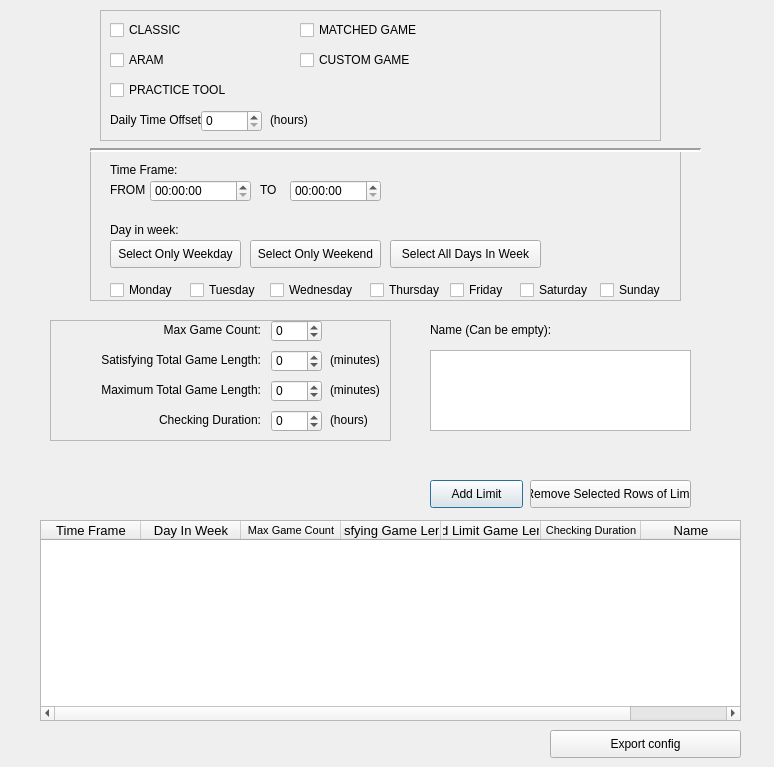
<?xml version="1.0" encoding="UTF-8"?>
<ui version="4.0">
 <class>Dialog</class>
 <widget class="QDialog" name="Dialog">
  <property name="geometry">
   <rect>
    <x>0</x>
    <y>0</y>
    <width>774</width>
    <height>767</height>
   </rect>
  </property>
  <property name="windowTitle">
   <string>Dialog</string>
  </property>
  <widget class="QPushButton" name="Button_AddLimit">
   <property name="geometry">
    <rect>
     <x>430</x>
     <y>480</y>
     <width>93</width>
     <height>28</height>
    </rect>
   </property>
   <property name="whatsThis">
    <string>&lt;html&gt;&lt;head/&gt;&lt;body&gt;&lt;p&gt;Add the limit into the list&lt;/p&gt;&lt;/body&gt;&lt;/html&gt;</string>
   </property>
   <property name="text">
    <string>Add Limit</string>
   </property>
  </widget>
  <widget class="QPushButton" name="Button_Export_Config">
   <property name="geometry">
    <rect>
     <x>550</x>
     <y>730</y>
     <width>191</width>
     <height>28</height>
    </rect>
   </property>
   <property name="whatsThis">
    <string>&lt;html&gt;&lt;head/&gt;&lt;body&gt;&lt;p&gt;Save config to file&lt;/p&gt;&lt;/body&gt;&lt;/html&gt;</string>
   </property>
   <property name="text">
    <string>Export config</string>
   </property>
  </widget>
  <widget class="QPushButton" name="Button_RemoveLimit">
   <property name="geometry">
    <rect>
     <x>530</x>
     <y>480</y>
     <width>161</width>
     <height>28</height>
    </rect>
   </property>
   <property name="whatsThis">
    <string>&lt;html&gt;&lt;head/&gt;&lt;body&gt;&lt;p&gt;Remove the selected limit from the list&lt;/p&gt;&lt;/body&gt;&lt;/html&gt;</string>
   </property>
   <property name="text">
    <string>Remove Selected Rows of Limit</string>
   </property>
  </widget>
  <widget class="Line" name="line">
   <property name="geometry">
    <rect>
     <x>90</x>
     <y>140</y>
     <width>611</width>
     <height>20</height>
    </rect>
   </property>
   <property name="lineWidth">
    <number>2</number>
   </property>
   <property name="orientation">
    <enum>Qt::Horizontal</enum>
   </property>
  </widget>
  <widget class="QFrame" name="LimitTimeFrame">
   <property name="geometry">
    <rect>
     <x>90</x>
     <y>150</y>
     <width>591</width>
     <height>151</height>
    </rect>
   </property>
   <property name="frameShape">
    <enum>QFrame::StyledPanel</enum>
   </property>
   <property name="frameShadow">
    <enum>QFrame::Raised</enum>
   </property>
   <widget class="QCheckBox" name="CB_Monday">
    <property name="geometry">
     <rect>
      <x>20</x>
      <y>130</y>
      <width>71</width>
      <height>20</height>
     </rect>
    </property>
    <property name="text">
     <string>Monday</string>
    </property>
   </widget>
   <widget class="QCheckBox" name="CB_Tuesday">
    <property name="geometry">
     <rect>
      <x>100</x>
      <y>130</y>
      <width>81</width>
      <height>20</height>
     </rect>
    </property>
    <property name="text">
     <string>Tuesday</string>
    </property>
   </widget>
   <widget class="QCheckBox" name="CB_Friday">
    <property name="geometry">
     <rect>
      <x>360</x>
      <y>130</y>
      <width>81</width>
      <height>20</height>
     </rect>
    </property>
    <property name="text">
     <string>Friday</string>
    </property>
   </widget>
   <widget class="QCheckBox" name="CB_Sunday">
    <property name="geometry">
     <rect>
      <x>510</x>
      <y>130</y>
      <width>81</width>
      <height>20</height>
     </rect>
    </property>
    <property name="text">
     <string>Sunday</string>
    </property>
   </widget>
   <widget class="QCheckBox" name="CB_Wednesday">
    <property name="geometry">
     <rect>
      <x>180</x>
      <y>130</y>
      <width>91</width>
      <height>20</height>
     </rect>
    </property>
    <property name="text">
     <string>Wednesday</string>
    </property>
   </widget>
   <widget class="QCheckBox" name="CB_Saturday">
    <property name="geometry">
     <rect>
      <x>430</x>
      <y>130</y>
      <width>81</width>
      <height>20</height>
     </rect>
    </property>
    <property name="text">
     <string>Saturday</string>
    </property>
   </widget>
   <widget class="QCheckBox" name="CB_Thursday">
    <property name="geometry">
     <rect>
      <x>280</x>
      <y>130</y>
      <width>81</width>
      <height>20</height>
     </rect>
    </property>
    <property name="text">
     <string>Thursday</string>
    </property>
   </widget>
   <widget class="QTimeEdit" name="TimeFrameEnd">
    <property name="geometry">
     <rect>
      <x>200</x>
      <y>30</y>
      <width>91</width>
      <height>22</height>
     </rect>
    </property>
    <property name="toolTip">
     <string>&lt;html&gt;&lt;head/&gt;&lt;body&gt;&lt;p&gt;Ending time&lt;/p&gt;&lt;/body&gt;&lt;/html&gt;</string>
    </property>
   </widget>
   <widget class="QPushButton" name="SelectAllDay">
    <property name="geometry">
     <rect>
      <x>300</x>
      <y>90</y>
      <width>151</width>
      <height>28</height>
     </rect>
    </property>
    <property name="text">
     <string>Select All Days In Week</string>
    </property>
   </widget>
   <widget class="QPushButton" name="SelectWeekend">
    <property name="geometry">
     <rect>
      <x>160</x>
      <y>90</y>
      <width>131</width>
      <height>28</height>
     </rect>
    </property>
    <property name="text">
     <string>Select Only Weekend</string>
    </property>
   </widget>
   <widget class="QTimeEdit" name="TimeFrameBegin">
    <property name="geometry">
     <rect>
      <x>60</x>
      <y>30</y>
      <width>101</width>
      <height>22</height>
     </rect>
    </property>
    <property name="toolTip">
     <string>&lt;html&gt;&lt;head/&gt;&lt;body&gt;&lt;p&gt;Time to begin checking for game&lt;/p&gt;&lt;/body&gt;&lt;/html&gt;</string>
    </property>
   </widget>
   <widget class="QLabel" name="label_4">
    <property name="geometry">
     <rect>
      <x>170</x>
      <y>30</y>
      <width>21</width>
      <height>20</height>
     </rect>
    </property>
    <property name="toolTip">
     <string>&lt;html&gt;&lt;head/&gt;&lt;body&gt;&lt;p&gt;Ending time&lt;/p&gt;&lt;/body&gt;&lt;/html&gt;</string>
    </property>
    <property name="text">
     <string>TO</string>
    </property>
   </widget>
   <widget class="QLabel" name="label_3">
    <property name="geometry">
     <rect>
      <x>20</x>
      <y>10</y>
      <width>81</width>
      <height>20</height>
     </rect>
    </property>
    <property name="toolTip">
     <string>&lt;html&gt;&lt;head/&gt;&lt;body&gt;&lt;p&gt;Time in day that this limit is applicable. (Example: Only enforce limit after 6PM)&lt;/p&gt;&lt;/body&gt;&lt;/html&gt;</string>
    </property>
    <property name="whatsThis">
     <string>&lt;html&gt;&lt;head/&gt;&lt;body&gt;&lt;p&gt;Time in day that this limit is applicable. (Example: Only enforce limit after 6PM)&lt;/p&gt;&lt;/body&gt;&lt;/html&gt;</string>
    </property>
    <property name="text">
     <string>Time Frame: </string>
    </property>
   </widget>
   <widget class="QPushButton" name="SelectWeekday">
    <property name="geometry">
     <rect>
      <x>20</x>
      <y>90</y>
      <width>131</width>
      <height>28</height>
     </rect>
    </property>
    <property name="text">
     <string>Select Only Weekday</string>
    </property>
   </widget>
   <widget class="QLabel" name="label_10">
    <property name="geometry">
     <rect>
      <x>20</x>
      <y>70</y>
      <width>81</width>
      <height>20</height>
     </rect>
    </property>
    <property name="toolTip">
     <string>&lt;html&gt;&lt;head/&gt;&lt;body&gt;&lt;p&gt;Day in week that this limit apply&lt;/p&gt;&lt;/body&gt;&lt;/html&gt;</string>
    </property>
    <property name="whatsThis">
     <string>&lt;html&gt;&lt;head/&gt;&lt;body&gt;&lt;p&gt;Day in week that this limit apply&lt;/p&gt;&lt;/body&gt;&lt;/html&gt;</string>
    </property>
    <property name="text">
     <string>Day in week:</string>
    </property>
   </widget>
   <widget class="QLabel" name="label_5">
    <property name="geometry">
     <rect>
      <x>20</x>
      <y>30</y>
      <width>41</width>
      <height>20</height>
     </rect>
    </property>
    <property name="toolTip">
     <string>&lt;html&gt;&lt;head/&gt;&lt;body&gt;&lt;p&gt;Time to begin checking for game&lt;/p&gt;&lt;/body&gt;&lt;/html&gt;</string>
    </property>
    <property name="text">
     <string>FROM </string>
    </property>
   </widget>
  </widget>
  <widget class="QFrame" name="GameModeFrame">
   <property name="geometry">
    <rect>
     <x>100</x>
     <y>10</y>
     <width>561</width>
     <height>131</height>
    </rect>
   </property>
   <property name="frameShape">
    <enum>QFrame::StyledPanel</enum>
   </property>
   <property name="frameShadow">
    <enum>QFrame::Raised</enum>
   </property>
   <widget class="QCheckBox" name="CB_Classic">
    <property name="geometry">
     <rect>
      <x>10</x>
      <y>10</y>
      <width>81</width>
      <height>20</height>
     </rect>
    </property>
    <property name="whatsThis">
     <string>&lt;html&gt;&lt;head/&gt;&lt;body&gt;&lt;p&gt;Do you want to count classic Summoner's Rift games?&lt;/p&gt;&lt;/body&gt;&lt;/html&gt;</string>
    </property>
    <property name="text">
     <string>CLASSIC</string>
    </property>
   </widget>
   <widget class="QCheckBox" name="CB_Aram">
    <property name="geometry">
     <rect>
      <x>10</x>
      <y>40</y>
      <width>81</width>
      <height>20</height>
     </rect>
    </property>
    <property name="text">
     <string>ARAM</string>
    </property>
   </widget>
   <widget class="QCheckBox" name="CB_MatchedGame">
    <property name="geometry">
     <rect>
      <x>200</x>
      <y>10</y>
      <width>121</width>
      <height>20</height>
     </rect>
    </property>
    <property name="toolTip">
     <string>&lt;html&gt;&lt;head/&gt;&lt;body&gt;&lt;p&gt;Do you want to count normal match-making games?&lt;/p&gt;&lt;/body&gt;&lt;/html&gt;</string>
    </property>
    <property name="whatsThis">
     <string>&lt;html&gt;&lt;head/&gt;&lt;body&gt;&lt;p&gt;Do you want to count normal match-making games?&lt;/p&gt;&lt;/body&gt;&lt;/html&gt;</string>
    </property>
    <property name="text">
     <string>MATCHED GAME</string>
    </property>
   </widget>
   <widget class="QLabel" name="label">
    <property name="geometry">
     <rect>
      <x>10</x>
      <y>100</y>
      <width>111</width>
      <height>20</height>
     </rect>
    </property>
    <property name="whatsThis">
     <string>&lt;html&gt;&lt;head/&gt;&lt;body&gt;&lt;p&gt;&lt;span style=&quot; font-size:14pt;&quot;&gt;Entered 6 means that any game played before 6AM of a day will be counted as the day before, useful if you don't want to reset the gaming counter after midnight&lt;/span&gt;&lt;/p&gt;&lt;/body&gt;&lt;/html&gt;</string>
    </property>
    <property name="text">
     <string>Daily Time Offset:</string>
    </property>
   </widget>
   <widget class="QCheckBox" name="CB_PracticeTool">
    <property name="geometry">
     <rect>
      <x>10</x>
      <y>70</y>
      <width>121</width>
      <height>20</height>
     </rect>
    </property>
    <property name="text">
     <string>PRACTICE TOOL</string>
    </property>
   </widget>
   <widget class="QSpinBox" name="TimeOffset">
    <property name="geometry">
     <rect>
      <x>101</x>
      <y>100</y>
      <width>61</width>
      <height>22</height>
     </rect>
    </property>
    <property name="maximum">
     <number>24</number>
    </property>
   </widget>
   <widget class="QCheckBox" name="CB_CustomGame">
    <property name="geometry">
     <rect>
      <x>200</x>
      <y>40</y>
      <width>111</width>
      <height>20</height>
     </rect>
    </property>
    <property name="toolTip">
     <string>&lt;html&gt;&lt;head/&gt;&lt;body&gt;&lt;p&gt;&lt;span style=&quot; font-size:10pt;&quot;&gt;Do you want to count custom games?&lt;/span&gt;&lt;/p&gt;&lt;/body&gt;&lt;/html&gt;</string>
    </property>
    <property name="whatsThis">
     <string>&lt;html&gt;&lt;head/&gt;&lt;body&gt;&lt;p&gt;&lt;span style=&quot; font-size:10pt;&quot;&gt;Do you want to count custom games?&lt;/span&gt;&lt;/p&gt;&lt;/body&gt;&lt;/html&gt;</string>
    </property>
    <property name="text">
     <string>CUSTOM GAME</string>
    </property>
   </widget>
   <widget class="QLabel" name="label_2">
    <property name="geometry">
     <rect>
      <x>170</x>
      <y>100</y>
      <width>41</width>
      <height>20</height>
     </rect>
    </property>
    <property name="whatsThis">
     <string>&lt;html&gt;&lt;head/&gt;&lt;body&gt;&lt;p&gt;&lt;span style=&quot; font-size:14pt;&quot;&gt;Entered 6 means that any game played before 6AM of a day will be counted as the day before, useful if you don't want to reset the gaming counter after midnight&lt;/span&gt;&lt;/p&gt;&lt;/body&gt;&lt;/html&gt;</string>
    </property>
    <property name="text">
     <string>(hours)</string>
    </property>
   </widget>
  </widget>
  <widget class="QFrame" name="LimitValue">
   <property name="geometry">
    <rect>
     <x>50</x>
     <y>320</y>
     <width>341</width>
     <height>121</height>
    </rect>
   </property>
   <property name="frameShape">
    <enum>QFrame::StyledPanel</enum>
   </property>
   <property name="frameShadow">
    <enum>QFrame::Raised</enum>
   </property>
   <widget class="QLabel" name="label_7">
    <property name="geometry">
     <rect>
      <x>10</x>
      <y>30</y>
      <width>201</width>
      <height>20</height>
     </rect>
    </property>
    <property name="toolTip">
     <string>&lt;html&gt;&lt;head/&gt;&lt;body&gt;&lt;p&gt;Minimum of game time that makes you satisfied, in case you played 2 games in a row that enemy team surrender at 5 minutes.&lt;/p&gt;&lt;/body&gt;&lt;/html&gt;</string>
    </property>
    <property name="whatsThis">
     <string>&lt;html&gt;&lt;head/&gt;&lt;body&gt;&lt;p&gt;Minimum of game time that makes you satisfied, in case you played 2 games in a row that enemy team surrender at 5 minutes.&lt;/p&gt;&lt;/body&gt;&lt;/html&gt;</string>
    </property>
    <property name="layoutDirection">
     <enum>Qt::LeftToRight</enum>
    </property>
    <property name="text">
     <string>Satisfying Total Game Length:</string>
    </property>
    <property name="scaledContents">
     <bool>false</bool>
    </property>
    <property name="alignment">
     <set>Qt::AlignRight|Qt::AlignTrailing|Qt::AlignVCenter</set>
    </property>
   </widget>
   <widget class="QLabel" name="label_8">
    <property name="geometry">
     <rect>
      <x>110</x>
      <y>0</y>
      <width>101</width>
      <height>20</height>
     </rect>
    </property>
    <property name="toolTip">
     <string>&lt;html&gt;&lt;head/&gt;&lt;body&gt;&lt;p&gt;Maximum number of games allowed to play. (Game that is too short will be handled by the &amp;quot;Very Satisfying Total Game Length&amp;quot; box below)&lt;/p&gt;&lt;/body&gt;&lt;/html&gt;</string>
    </property>
    <property name="whatsThis">
     <string>&lt;html&gt;&lt;head/&gt;&lt;body&gt;&lt;p&gt;Maximum number of games allowed to play. (Game that is too short will be handled by the &amp;quot;Very Satisfying Total Game Length&amp;quot; box below)&lt;/p&gt;&lt;/body&gt;&lt;/html&gt;</string>
    </property>
    <property name="layoutDirection">
     <enum>Qt::LeftToRight</enum>
    </property>
    <property name="text">
     <string>Max Game Count:</string>
    </property>
    <property name="scaledContents">
     <bool>false</bool>
    </property>
    <property name="alignment">
     <set>Qt::AlignRight|Qt::AlignTrailing|Qt::AlignVCenter</set>
    </property>
   </widget>
   <widget class="QSpinBox" name="MinGameLength">
    <property name="geometry">
     <rect>
      <x>221</x>
      <y>30</y>
      <width>51</width>
      <height>22</height>
     </rect>
    </property>
    <property name="toolTip">
     <string>&lt;html&gt;&lt;head/&gt;&lt;body&gt;&lt;p&gt;Minimum of game time that makes you satisfied, in case you played 2 games in a row that enemy team surrender at 5 minutes.&lt;/p&gt;&lt;/body&gt;&lt;/html&gt;</string>
    </property>
    <property name="minimum">
     <number>-1</number>
    </property>
    <property name="maximum">
     <number>9999</number>
    </property>
   </widget>
   <widget class="QSpinBox" name="MaxGameCount">
    <property name="geometry">
     <rect>
      <x>221</x>
      <y>0</y>
      <width>51</width>
      <height>22</height>
     </rect>
    </property>
    <property name="toolTip">
     <string>&lt;html&gt;&lt;head/&gt;&lt;body&gt;&lt;p&gt;Maximum number of games allowed to play. (Game that is too short will be handled by the &amp;quot;Very Satisfying Total Game Length&amp;quot; box below)&lt;/p&gt;&lt;/body&gt;&lt;/html&gt;</string>
    </property>
    <property name="minimum">
     <number>-1</number>
    </property>
    <property name="maximum">
     <number>99999</number>
    </property>
   </widget>
   <widget class="QSpinBox" name="MaxGameLength">
    <property name="geometry">
     <rect>
      <x>221</x>
      <y>60</y>
      <width>51</width>
      <height>22</height>
     </rect>
    </property>
    <property name="toolTip">
     <string>&lt;html&gt;&lt;head/&gt;&lt;body&gt;&lt;p&gt;If your total game time exceed this value, no more game. (Use in case of one long ass 70 minutes game for example)&lt;/p&gt;&lt;/body&gt;&lt;/html&gt;</string>
    </property>
    <property name="minimum">
     <number>-1</number>
    </property>
    <property name="maximum">
     <number>9999</number>
    </property>
   </widget>
   <widget class="QLabel" name="label_6">
    <property name="geometry">
     <rect>
      <x>-20</x>
      <y>60</y>
      <width>231</width>
      <height>20</height>
     </rect>
    </property>
    <property name="toolTip">
     <string>&lt;html&gt;&lt;head/&gt;&lt;body&gt;&lt;p&gt;If your total game time exceed this value, no more game. (Use in case of one long ass 70 minutes game for example)&lt;/p&gt;&lt;/body&gt;&lt;/html&gt;</string>
    </property>
    <property name="whatsThis">
     <string>&lt;html&gt;&lt;head/&gt;&lt;body&gt;&lt;p&gt;If your total game time exceed this value, no more game. (Use in case of one long ass 70 minutes game for example)&lt;/p&gt;&lt;/body&gt;&lt;/html&gt;</string>
    </property>
    <property name="layoutDirection">
     <enum>Qt::LeftToRight</enum>
    </property>
    <property name="text">
     <string>Maximum Total Game Length:</string>
    </property>
    <property name="scaledContents">
     <bool>false</bool>
    </property>
    <property name="alignment">
     <set>Qt::AlignRight|Qt::AlignTrailing|Qt::AlignVCenter</set>
    </property>
   </widget>
   <widget class="QLabel" name="label_13">
    <property name="geometry">
     <rect>
      <x>280</x>
      <y>30</y>
      <width>51</width>
      <height>20</height>
     </rect>
    </property>
    <property name="whatsThis">
     <string>&lt;html&gt;&lt;head/&gt;&lt;body&gt;&lt;p&gt;&lt;span style=&quot; font-size:14pt;&quot;&gt;Entered 6 means that any game played before 6AM of a day will be counted as the day before, useful if you don't want to reset the gaming counter after midnight&lt;/span&gt;&lt;/p&gt;&lt;/body&gt;&lt;/html&gt;</string>
    </property>
    <property name="text">
     <string>(minutes)</string>
    </property>
   </widget>
   <widget class="QLabel" name="label_14">
    <property name="geometry">
     <rect>
      <x>280</x>
      <y>60</y>
      <width>51</width>
      <height>20</height>
     </rect>
    </property>
    <property name="whatsThis">
     <string>&lt;html&gt;&lt;head/&gt;&lt;body&gt;&lt;p&gt;&lt;span style=&quot; font-size:14pt;&quot;&gt;Entered 6 means that any game played before 6AM of a day will be counted as the day before, useful if you don't want to reset the gaming counter after midnight&lt;/span&gt;&lt;/p&gt;&lt;/body&gt;&lt;/html&gt;</string>
    </property>
    <property name="text">
     <string>(minutes)</string>
    </property>
   </widget>
   <widget class="QLabel" name="label_9">
    <property name="geometry">
     <rect>
      <x>100</x>
      <y>90</y>
      <width>111</width>
      <height>20</height>
     </rect>
    </property>
    <property name="toolTip">
     <string>&lt;html&gt;&lt;head/&gt;&lt;body&gt;&lt;p&gt;Time frame for the limit, game played before this time is not counted.&lt;/p&gt;&lt;p&gt;Example: 24 hours for daily limit, 168 hours for 7 days limit, 672 hours for 30 days limit&lt;/p&gt;&lt;/body&gt;&lt;/html&gt;</string>
    </property>
    <property name="whatsThis">
     <string>&lt;html&gt;&lt;head/&gt;&lt;body&gt;&lt;p&gt;Time frame for the limit, game played before this time is not counted.&lt;/p&gt;&lt;p&gt;Example: 24 hours for daily limit, 168 hours for 7 days limit, 672 hours for 30 days limit&lt;/p&gt;&lt;/body&gt;&lt;/html&gt;</string>
    </property>
    <property name="layoutDirection">
     <enum>Qt::LeftToRight</enum>
    </property>
    <property name="text">
     <string>Checking Duration:</string>
    </property>
    <property name="scaledContents">
     <bool>false</bool>
    </property>
    <property name="alignment">
     <set>Qt::AlignRight|Qt::AlignTrailing|Qt::AlignVCenter</set>
    </property>
   </widget>
   <widget class="QLabel" name="label_12">
    <property name="geometry">
     <rect>
      <x>280</x>
      <y>90</y>
      <width>51</width>
      <height>20</height>
     </rect>
    </property>
    <property name="whatsThis">
     <string>&lt;html&gt;&lt;head/&gt;&lt;body&gt;&lt;p&gt;&lt;span style=&quot; font-size:14pt;&quot;&gt;Entered 6 means that any game played before 6AM of a day will be counted as the day before, useful if you don't want to reset the gaming counter after midnight&lt;/span&gt;&lt;/p&gt;&lt;/body&gt;&lt;/html&gt;</string>
    </property>
    <property name="text">
     <string>(hours)</string>
    </property>
   </widget>
   <widget class="QSpinBox" name="CheckingDuration">
    <property name="geometry">
     <rect>
      <x>221</x>
      <y>90</y>
      <width>51</width>
      <height>22</height>
     </rect>
    </property>
    <property name="toolTip">
     <string>&lt;html&gt;&lt;head/&gt;&lt;body&gt;&lt;p&gt;Time frame for the limit, game played before this time is not counted.&lt;/p&gt;&lt;p&gt;Example: 24 hours for daily limit, 168 hours for 7 days limit, 672 hours for 30 days limit&lt;/p&gt;&lt;/body&gt;&lt;/html&gt;</string>
    </property>
    <property name="whatsThis">
     <string>&lt;html&gt;&lt;head/&gt;&lt;body&gt;&lt;p&gt;Time frame for the limit, game played before this time is not counted.&lt;/p&gt;&lt;p&gt;Example: 24 hours for daily limit, 168 hours for 7 days limit, 672 hours for 30 days limit&lt;/p&gt;&lt;/body&gt;&lt;/html&gt;</string>
    </property>
    <property name="minimum">
     <number>-1</number>
    </property>
    <property name="maximum">
     <number>9999</number>
    </property>
   </widget>
   <zorder>CheckingDuration</zorder>
   <zorder>label_7</zorder>
   <zorder>label_8</zorder>
   <zorder>MinGameLength</zorder>
   <zorder>MaxGameCount</zorder>
   <zorder>MaxGameLength</zorder>
   <zorder>label_6</zorder>
   <zorder>label_13</zorder>
   <zorder>label_14</zorder>
   <zorder>label_9</zorder>
   <zorder>label_12</zorder>
  </widget>
  <widget class="QTableWidget" name="tableWidget">
   <property name="geometry">
    <rect>
     <x>40</x>
     <y>520</y>
     <width>701</width>
     <height>201</height>
    </rect>
   </property>
   <property name="font">
    <font>
     <pointsize>10</pointsize>
    </font>
   </property>
   <property name="horizontalScrollBarPolicy">
    <enum>Qt::ScrollBarAsNeeded</enum>
   </property>
   <property name="sizeAdjustPolicy">
    <enum>QAbstractScrollArea::AdjustToContents</enum>
   </property>
   <column>
    <property name="text">
     <string>Time Frame</string>
    </property>
   </column>
   <column>
    <property name="text">
     <string>Day In Week</string>
    </property>
   </column>
   <column>
    <property name="text">
     <string>Max Game Count</string>
    </property>
    <property name="font">
     <font>
      <pointsize>8</pointsize>
     </font>
    </property>
   </column>
   <column>
    <property name="text">
     <string>Satisfying Game Length</string>
    </property>
   </column>
   <column>
    <property name="text">
     <string>Hard Limit Game Length</string>
    </property>
   </column>
   <column>
    <property name="text">
     <string>Checking Duration</string>
    </property>
    <property name="font">
     <font>
      <pointsize>8</pointsize>
     </font>
    </property>
   </column>
   <column>
    <property name="text">
     <string>Name</string>
    </property>
   </column>
  </widget>
  <widget class="QPlainTextEdit" name="plainTextEdit">
   <property name="geometry">
    <rect>
     <x>430</x>
     <y>350</y>
     <width>261</width>
     <height>81</height>
    </rect>
   </property>
  </widget>
  <widget class="QLabel" name="label_11">
   <property name="geometry">
    <rect>
     <x>430</x>
     <y>320</y>
     <width>121</width>
     <height>20</height>
    </rect>
   </property>
   <property name="whatsThis">
    <string>&lt;html&gt;&lt;head/&gt;&lt;body&gt;&lt;p&gt;Time frame for the limit, game played before this time is not counted.&lt;/p&gt;&lt;p&gt;Example: 24 hours for daily limit, 168 hours for 7 days limit, 672 hours for 30 days limit&lt;/p&gt;&lt;/body&gt;&lt;/html&gt;</string>
   </property>
   <property name="layoutDirection">
    <enum>Qt::LeftToRight</enum>
   </property>
   <property name="text">
    <string>Name (Can be empty):</string>
   </property>
   <property name="scaledContents">
    <bool>false</bool>
   </property>
   <property name="alignment">
    <set>Qt::AlignLeading|Qt::AlignLeft|Qt::AlignVCenter</set>
   </property>
  </widget>
  <zorder>LimitValue</zorder>
  <zorder>GameModeFrame</zorder>
  <zorder>LimitTimeFrame</zorder>
  <zorder>Button_AddLimit</zorder>
  <zorder>Button_Export_Config</zorder>
  <zorder>Button_RemoveLimit</zorder>
  <zorder>line</zorder>
  <zorder>tableWidget</zorder>
  <zorder>plainTextEdit</zorder>
  <zorder>label_11</zorder>
 </widget>
 <resources/>
 <connections/>
</ui>
